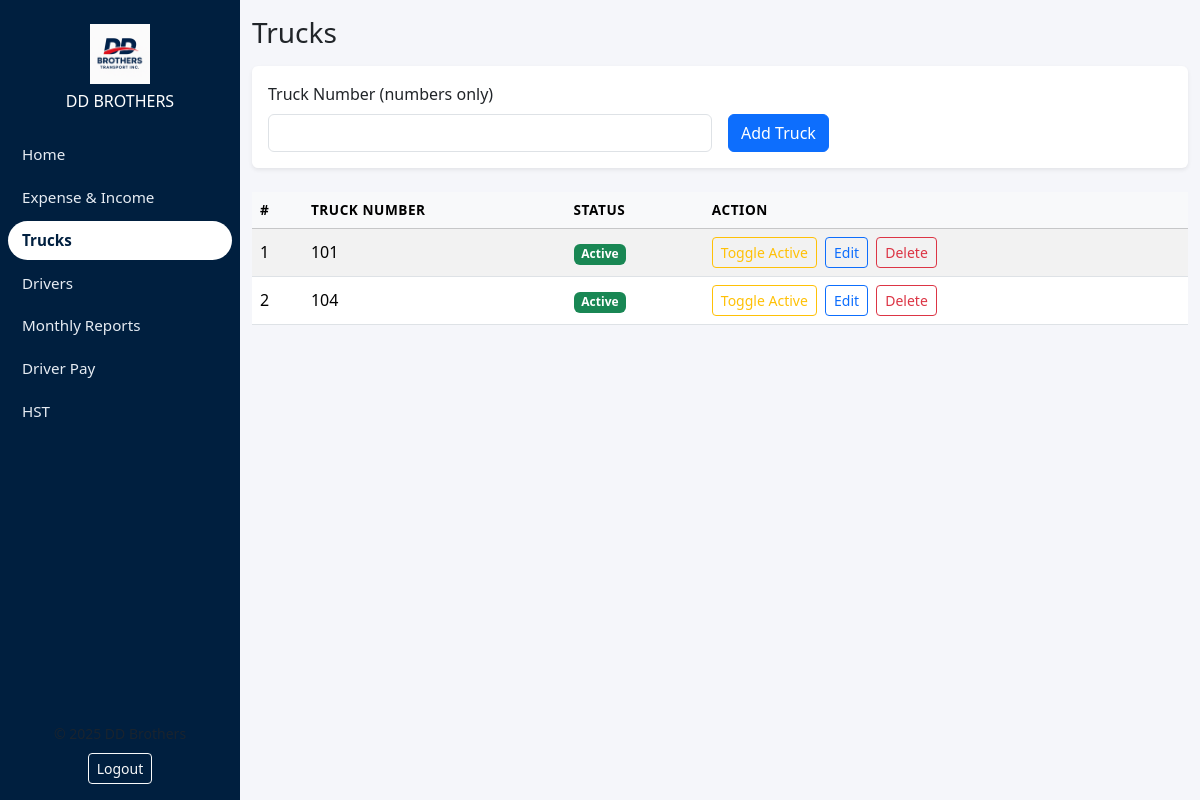
/trucks (signed in), run on the app's committed database.
### tables this page shows
CREATE TABLE trucks (
            id INTEGER PRIMARY KEY AUTOINCREMENT,
            number TEXT UNIQUE NOT NULL,
            active INTEGER NOT NULL DEFAULT 1
        );

### app.py (the view, shortened to what this page needs)
@app.route("/trucks", methods=["GET", "POST"])
@login_required
def trucks():
    conn = get_db_connection()
    cur = conn.cursor()
    cur.execute("SELECT * FROM trucks ORDER BY number")
    trucks_list = cur.fetchall()
    conn.close()
    return render_template("trucks.html", trucks=trucks_list)

### app.py (called while the page is built)
def get_db_connection():
    conn = sqlite3.connect(DB_NAME)
    conn.row_factory = sqlite3.Row
    return conn

def login_required(f):
    @wraps(f)
    def decorated(*args, **kwargs):
        if not session.get("logged_in"):
            return redirect(url_for("login"))
        return f(*args, **kwargs)
    return decorated

@app.context_processor
def inject_now():
    return {"now": datetime.now()}

### templates/trucks.html
{% extends "base.html" %}
{% block content %}
<h3 class="mb-3">Trucks</h3>
<div class="card shadow-sm border-0 mb-4">
  <div class="card-body">
    <form method="post" class="row g-3">
      <div class="col-md-6">
        <label class="form-label">Truck Number (numbers only)</label>
        <input type="text" name="number" class="form-control" pattern="\d+" required>
      </div>
      <div class="col-md-6 d-flex align-items-end">
        <button type="submit" class="btn btn-primary">Add Truck</button>
      </div>
    </form>
  </div>
</div>
<div class="table-responsive">
  <table class="table table-striped align-middle">
    <thead class="table-light">
      <tr>
        <th>#</th>
        <th>Truck Number</th>
        <th>Status</th>
        <th>Action</th>
      </tr>
    </thead>
    <tbody>
      {% for t in trucks %}
      <tr>
        <td>{{ loop.index }}</td>
        <td>{{ t.number }}</td>
        <td>
          {% if t.active %}
          <span class="badge bg-success">Active</span>
          {% else %}
          <span class="badge bg-secondary">Inactive</span>
          {% endif %}
        </td>
        <td>
          <button type="button" class="btn btn-sm btn-outline-warning me-1" onclick="askPasswordAndGo('{{ url_for('toggle_truck', truck_id=t.id) }}')">Toggle Active</button>
          <button type="button" class="btn btn-sm btn-outline-primary me-1" onclick="askPasswordAndGo('{{ url_for('edit_truck', truck_id=t.id) }}')">Edit</button>
          <button type="button" class="btn btn-sm btn-outline-danger" onclick="askPasswordAndGo('{{ url_for('delete_truck', truck_id=t.id) }}')">Delete</button>
        </td>
      </tr>
      {% else %}
      <tr><td colspan="4" class="text-center text-muted">No trucks yet.</td></tr>
      {% endfor %}
    </tbody>
  </table>
</div>
{% endblock %}

### static/css/styles.css (style rules this page uses)
body { font-family: system-ui, -apple-system, BlinkMacSystemFont, "Segoe UI", sans-serif; }
.table thead th { font-size: 0.85rem; text-transform: uppercase; letter-spacing: 0.04em; }

### data on the page
trucks: number "101", active "Active"
trucks: number "104", active "Active"
